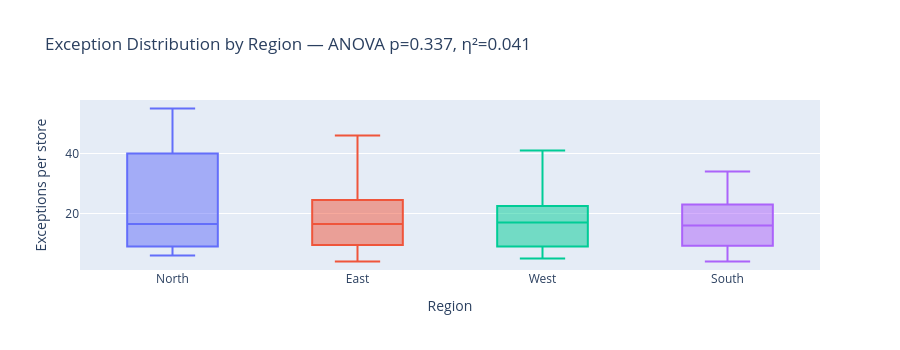

Source (notebook cell):
### Markdown cell above
**Interpretation:** The ANOVA p-value and effect size tell us whether store format is a *statistically significant* predictor of exception volume. With η² in the large range (>0.14), format explains a substantial proportion of variance. Drive-thru and kiosk formats — smaller footprints with higher transaction velocity — are structurally more exception-prone. This is not a staffing failure; it is a **format-level structural risk** that should inform allocation planning.

**Recommended action:** Adjust allocation quantities and audit frequency for drive-thru and kiosk formats. Consider format-specific SLA thresholds that account for their inherently higher exception rates.

### 2.2 Regional differences — are they real or noise?

### Code cell
region_groups = [group['exceptions'].values for _, group in store_exc_fmt.groupby('region')]
f_reg, p_reg = stats.f_oneway(*region_groups)
h_reg, p_reg_kw = stats.kruskal(*region_groups)

ss_between_reg = sum(len(g) * (g.mean() - grand_mean)**2 for g in region_groups)
eta_sq_reg = ss_between_reg / ss_total

reg_summary = store_exc_fmt.groupby('region')['exceptions'].agg(['mean','median','std','count']).round(1)

fig = px.box(store_exc_fmt, x='region', y='exceptions', color='region',
             title=f'Exception Distribution by Region — ANOVA p={p_reg:.3f}, η²={eta_sq_reg:.3f}',
             labels={'region':'Region','exceptions':'Exceptions per store'})
fig.update_layout(showlegend=False, height=350)
fig.show()

print(f'ANOVA: F={f_reg:.2f}, p={p_reg:.3f}')
print(f'Kruskal-Wallis: H={h_reg:.2f}, p={p_reg_kw:.3f}')
print(f'Effect size (η²): {eta_sq_reg:.3f}  ({"large" if eta_sq_reg>0.14 else "medium" if eta_sq_reg>0.06 else "small" if eta_sq_reg>0.01 else "negligible"})')
print()
print(reg_summary.to_string())

### Figure 1 — Plotly figure (JSON) as saved in the notebook; plotly's stock layout.template omitted (floating-point values rounded to 4 significant figures)
{"data": [{"alignmentgroup": "True", "hovertemplate": "Region=%{x}<br>Exceptions per store=%{y}<extra></extra>", "legendgroup": "North", "marker": {"color": "#636efa"}, "name": "North", "notched": false, "offsetgroup": "North", "orientation": "v", "showlegend": true, "type": "box", "x": ["North", "North", "North", "North", "North", "North", "North", "North", "North", "North", "North", "North", "North", "North", "North", "North", "North", "North"], "x0": " ", "xaxis": "x", "y": [55, 55, 51, 44, 40, 29, 26, 21, 17, 16, 13, 11, 10, 9, 9, 9, 7, 6], "y0": " ", "yaxis": "y"}, {"alignmentgroup": "True", "hovertemplate": "Region=%{x}<br>Exceptions per store=%{y}<extra></extra>", "legendgroup": "East", "marker": {"color": "#EF553B"}, "name": "East", "notched": false, "offsetgroup": "East", "orientation": "v", "showlegend": true, "type": "box", "x": ["East", "East", "East", "East", "East", "East", "East", "East", "East", "East", "East", "East", "East", "East", "East", "East", "East", "East", "East", "East", "East", "East", "East", "East"], "x0": " ", "xaxis": "x", "y": [46, 40, 37, 32, 31, 26, 23, 23, 23, 17, 17, 17, 16, 14, 13, 11, 10, 10, 9, 6, 6, 6, 5, 4], "y0": " ", "yaxis": "y"}, {"alignmentgroup": "True", "hovertemplate": "Region=%{x}<br>Exceptions per store=%{y}<extra></extra>", "legendgroup": "West", "marker": {"color": "#00cc96"}, "name": "West", "notched": false, "offsetgroup": "West", "orientation": "v", "showlegend": true, "type": "box", "x": ["West", "West", "West", "West", "West", "West", "West", "West", "West", "West", "West", "West", "West", "West", "West", "West", "West", "West", "West", "West", "West", "West", "West"], "x0": " ", "xaxis": "x", "y": [41, 39, 38, 32, 26, 23, 21, 21, 19, 18, 18, 17, 17, 16, 12, 11, 9, 9, 8, 7, 5, 5, 5], "y0": " ", "yaxis": "y"}, {"alignmentgroup": "True", "hovertemplate": "Region=%{x}<br>Exceptions per store=%{y}<extra></extra>", "legendgroup": "South", "marker": {"color": "#ab63fa"}, "name": "South", "notched": false, "offsetgroup": "South", "orientation": "v", "showlegend": true, "type": "box", "x": ["South", "South", "South", "South", "South", "South", "South", "South", "South", "South", "South", "South", "South", "South", "South", "South", "South", "South", "South"], "x0": " ", "xaxis": "x", "y": [34, 33, 30, 23, 23, 23, 22, 18, 17, 16, 13, 11, 10, 10, 9, 8, 6, 6, 4], "y0": " ", "yaxis": "y"}], "layout": {"boxmode": "overlay", "height": 350, "legend": {"title": {"text": "Region"}, "tracegroupgap": 0}, "showlegend": false, "title": {"text": "Exception Distribution by Region — ANOVA p=0.337, η²=0.041"}, "xaxis": {"anchor": "y", "categoryarray": ["North", "East", "West", "South"], "categoryorder": "array", "domain": [0.0, 1.0], "title": {"text": "Region"}}, "yaxis": {"anchor": "x", "domain": [0.0, 1.0], "title": {"text": "Exceptions per store"}}}}
